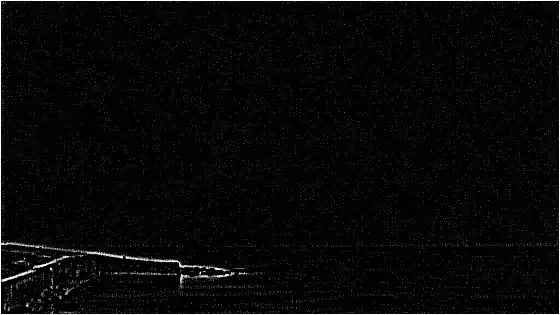
#> input picture assets/art/bg-contact-line.webp, 560 x 315 px
$ python -i grade.py   (imports and definitions only)
#> lines starting #> are read from the running program, lines starting #| are printed output that depends on the picture
#!/usr/bin/env python3
"""
引力坊 v4 章节大图后期流水线。

把 art-src/ 里的原始出图统一调色、压暗、导出 WebP，并按需生成
章节切换用的"线描负片"层。

用法：
    python3 tools/grade.py <源文件> <目标名> [--crop-bottom 0.045] [--no-line]

例：
    python3 tools/grade.py art-src/d-essays.jpg essays --crop-bottom 0.04
    python3 tools/grade.py art-src/x-desk.jpg desk --no-line

输出：
    assets/art/<目标名>.webp        1920 宽，章节大图
    assets/art/<目标名>-line.webp   560 宽，线描负片层（--no-line 可跳过）

调色意图：暖高光 + 冷暗部，把所有图压到同一色温，暗部沉到 #0B0E14 附近，
确保白色大标题在任何一张图上都压得住。
"""
import argparse
import os
import sys

from PIL import Image, ImageEnhance, ImageFilter, ImageOps

ROOT = os.path.dirname(os.path.dirname(os.path.abspath(__file__)))
OUT_DIR = os.path.join(ROOT, "assets", "art")


def lut(points):
    """由控制点线性插值出 256 级查找表。points=[(in,out),...]，0-255。"""
    table, pts = [], sorted(points)
    for i in range(256):
        for j in range(len(pts) - 1):
            x0, y0 = pts[j]
            x1, y1 = pts[j + 1]
            if x0 <= i <= x1:
                t = 0 if x1 == x0 else (i - x0) / (x1 - x0)
                table.append(int(max(0, min(255, y0 + (y1 - y0) * t))))
                break
        else:
            table.append(i)
    return table


# 全站统一色调：R 抬高光、B 抬暗部压高光 → 暖高光 / 冷暗部
CURVE_R = lut([(0, 0), (40, 30), (128, 132), (210, 224), (255, 255)])
CURVE_G = lut([(0, 0), (40, 30), (128, 126), (210, 212), (255, 250)])
CURVE_B = lut([(0, 8), (40, 40), (128, 118), (210, 196), (255, 240)])

# 明亮背景用的曲线：同样的暖高光/冷暗部倾向，但整体抬起来。
# 拼贴构造要求背景明亮通透（平均亮度 ≥70），旧的压暗曲线与之相反——
# 亮抠图压在近黑糊底上正是"突兀"的根因。
CURVE_BG_R = lut([(0, 10), (40, 62), (128, 158), (210, 232), (255, 255)])
CURVE_BG_G = lut([(0, 10), (40, 60), (128, 152), (210, 224), (255, 252)])
CURVE_BG_B = lut([(0, 18), (40, 66), (128, 146), (210, 208), (255, 244)])


# [17 lines left out: function grade, not called in this run]


# 最左那条的高光压缩曲线。
# 悬浮嵌板结构下，画面最左 ~20% 同时承担两件事：整章唯一看得见的画面，
# 以及固定左栏那些 9–15px 的浅色小字的背景。出图简介要求那一条留亮，
# 于是高光会把小字吃掉——实测有 6 个滚动位置掉到 2.3–4.3:1。
# 这条曲线只压高光、保留暗部与纹理，把该区间压进参考站实测的
# μ35–45 / p90≤70，两个需求就都满足了。
CURVE_ROLLOFF = lut([(0, 0), (24, 24), (80, 52), (160, 68), (255, 82)])
#> further down, picture is the input picture: PIL image 560x315 RGB; mean R, G, B 8.2, 8.2, 8.2


# [17 lines left out: function left_rolloff, not called in this run]


def lineart(im, width=560):
    """线描负片：去色 → 边缘检测 → 提亮。

    只在章节交界的过渡瞬间以低透明度出现，所以刻意低分辨率 + 重模糊。
    边缘检测会产生大量高频颗粒，不压掉的话 WebP 体积会涨到基础图的 5 倍以上。
    """
#> called with width = 560
    g = im.convert("L").resize(
        (width, round(width * im.height / im.width)), Image.LANCZOS)
    g = g.filter(ImageFilter.GaussianBlur(1.15)).filter(ImageFilter.FIND_EDGES)
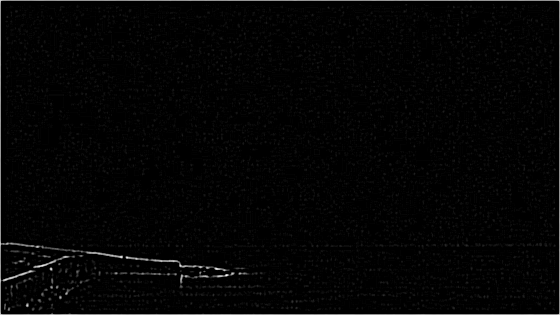
#> g: PIL image 560x315 L; min 0, max 255, mean 4.3
    g = ImageOps.autocontrast(g, cutoff=1)
    g = g.point(lut([(0, 0), (30, 6), (90, 96), (160, 208), (255, 255)]))
    blue = g.point(lut([(0, 0), (128, 138), (255, 255)]))
    return Image.merge("RGB", (g, g, blue))


# [56 lines left out: function main, not called in this run]


# [2 lines not run here, left out]

>>> from PIL import Image
>>> picture = Image.open('../assets/art/bg-contact-line.webp')
>>> result = lineart(picture)

$ run again, on assets/art/bg-interview-line.webp
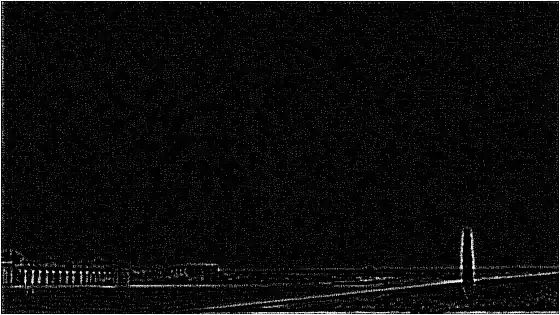
#> input picture assets/art/bg-interview-line.webp, 560 x 315 px
#> picture is the input picture: PIL image 560x315 RGB; mean R, G, B 11.8, 11.8, 11.8
#> in lineart, `g = g.filter(ImageFilter.GaussianBlur(1.15)).filter(ImageFilter.FIND_E..`:
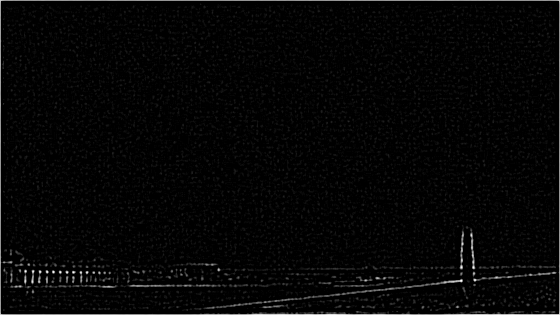
#> g: PIL image 560x315 L; min 0, max 255, mean 5.9
#> in lineart, `g = ImageOps.autocontrast(g, cutoff=1)`:
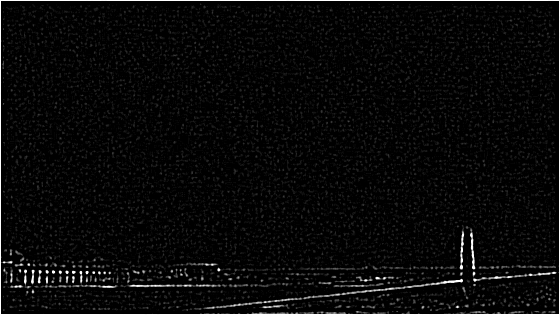
#> g: PIL image 560x315 L; min 0, max 255, mean 9.7

$ run again, on assets/art/bg-outcomes-line.webp
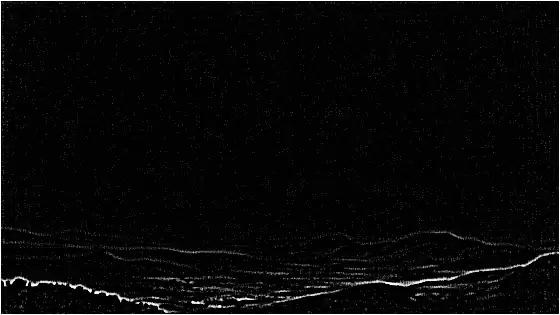
#> input picture assets/art/bg-outcomes-line.webp, 560 x 315 px
#> picture is the input picture: PIL image 560x315 RGB; mean R, G, B 8.1, 8.1, 8.1
#> in lineart, `g = g.filter(ImageFilter.GaussianBlur(1.15)).filter(ImageFilter.FIND_E..`:
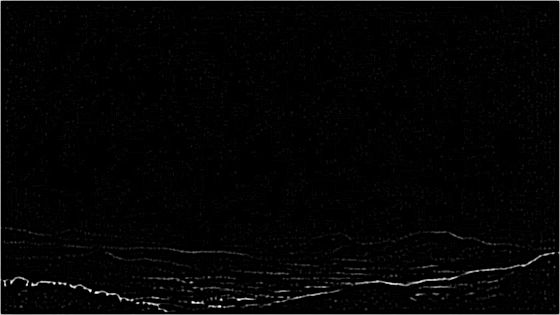
#> g: PIL image 560x315 L; min 0, max 255, mean 4.4
